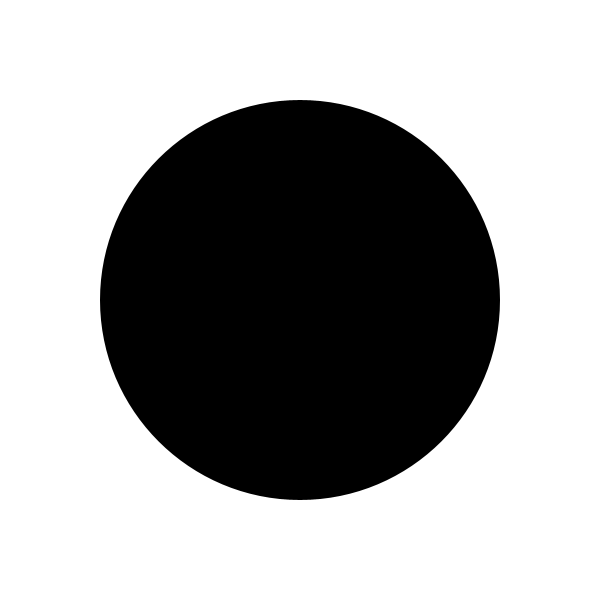
Frame 1 (no input)
Frame 60 (the mouse pressed at the canvas centre just before this capture): identical to frame 1, image omitted
Frame 120 (the mouse held since frame 60 and released just before this capture): identical to frame 1, image omitted

The Processing sketch that drew this single still picture (run headless with seeded random() and noise(); from frame 60 on, the mouse is pressed at the canvas centre):

// Processing sketch: Question4
// ── Question4.pde
int state = 0;

void setup(){
  size(600, 600);
  noStroke();

}
void draw(){
  background(255);
  switch (state) {
  case 0:
    scene0();
    break;
  case 1:
    scene1();
    break;
  case 2:
    scene2();
    break;
  case 3:
    scene3();
    break;
  case 4:
    scene4();
  default:
    break;
  }
} 

void keyPressed() {
  switch (state) {
  case 0:
    if (key == 'a') {
      state = 1;
    }
    break;
  case 1:
    if (key == 'b') {
      state = 2;
    }
    break;
  case 2:
    if (key == 'c') {
      state = 3;
    }
    break;
  case 3:
    if (key == 'd') {
      state = 4;
    }
    break;
  case 4:
    if (key == 'e') {
      state = 0;
    }
  default:
    break;
  }
}

void scene0(){
  fill(0);
  ellipse(width/2, height/2, 400, 400);
  
}

void scene1(){
  fill(255, 0, 0);
  ellipse(width/2, height/2, 300, 300);
}

void scene2(){
  fill(0, 255, 0);
  ellipse(width/2, height/2, 200, 200);
}

void scene3(){
  fill(0, 0, 255);
  ellipse(width/2, height/2, 100, 100);
}

void scene4(){
  background(0);
}
